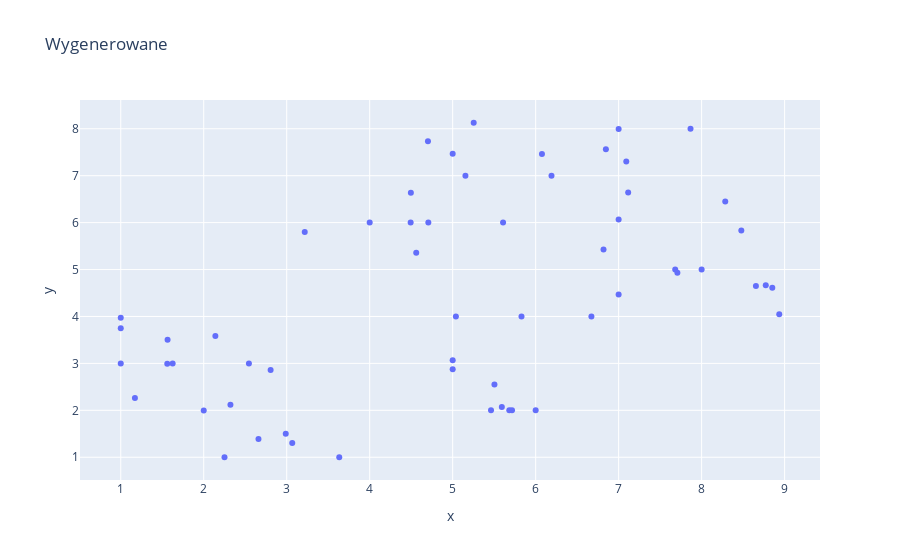

Write notebook code for a chart like this one.
### Code cell
fig = px.scatter(x= temp_out.T[0], y= temp_out.T[1],title='Wygenerowane')
fig.show()

### Figure 1 — Plotly figure (JSON) as saved in the notebook; plotly's stock layout.template omitted (floating-point values rounded to 4 significant figures)
{"data": [{"hovertemplate": "x=%{x}<br>y=%{y}<extra></extra>", "legendgroup": "", "marker": {"color": "#636efa", "symbol": "circle"}, "mode": "markers", "name": "", "orientation": "v", "showlegend": false, "type": "scatter", "x": [1.564, 1, 2.66, 2.25, 1.561, 2.988, 4.707, 4.561, 5.462, 5.682, 2.14, 3.217, 1.171, 1, 2.544, 2.806, 5.592, 6, 3.067, 3.633, 5, 5.503, 1.625, 1, 5.715, 5, 2, 2.322, 6.818, 4.494, 8, 8.935, 5.154, 7, 8.285, 7.115, 5.039, 5.829, 7.092, 6.846, 5.253, 6.076, 8.478, 8.852, 7, 7.866, 8.773, 8.654, 4.496, 6.191, 7.682, 7, 4, 5.607, 5, 4.702, 7.708, 6.672], "xaxis": "x", "y": [3.504, 3.748, 1.389, 1, 2.994, 1.498, 6, 5.361, 2, 2, 3.584, 5.798, 2.264, 3.972, 3, 2.859, 2.069, 2, 1.305, 1, 3.066, 2.552, 3, 3, 2, 2.876, 1.997, 2.118, 5.428, 6, 5, 4.045, 7, 6.067, 6.451, 6.643, 4, 4, 7.304, 7.564, 8.128, 7.464, 5.832, 4.611, 7.994, 8, 4.668, 4.647, 6.636, 7, 5, 4.466, 6, 6, 7.469, 7.732, 4.93, 4], "yaxis": "y"}], "layout": {"legend": {"tracegroupgap": 0}, "title": {"text": "Wygenerowane"}, "xaxis": {"anchor": "y", "domain": [0, 1], "title": {"text": "x"}}, "yaxis": {"anchor": "x", "domain": [0, 1], "title": {"text": "y"}}}}
